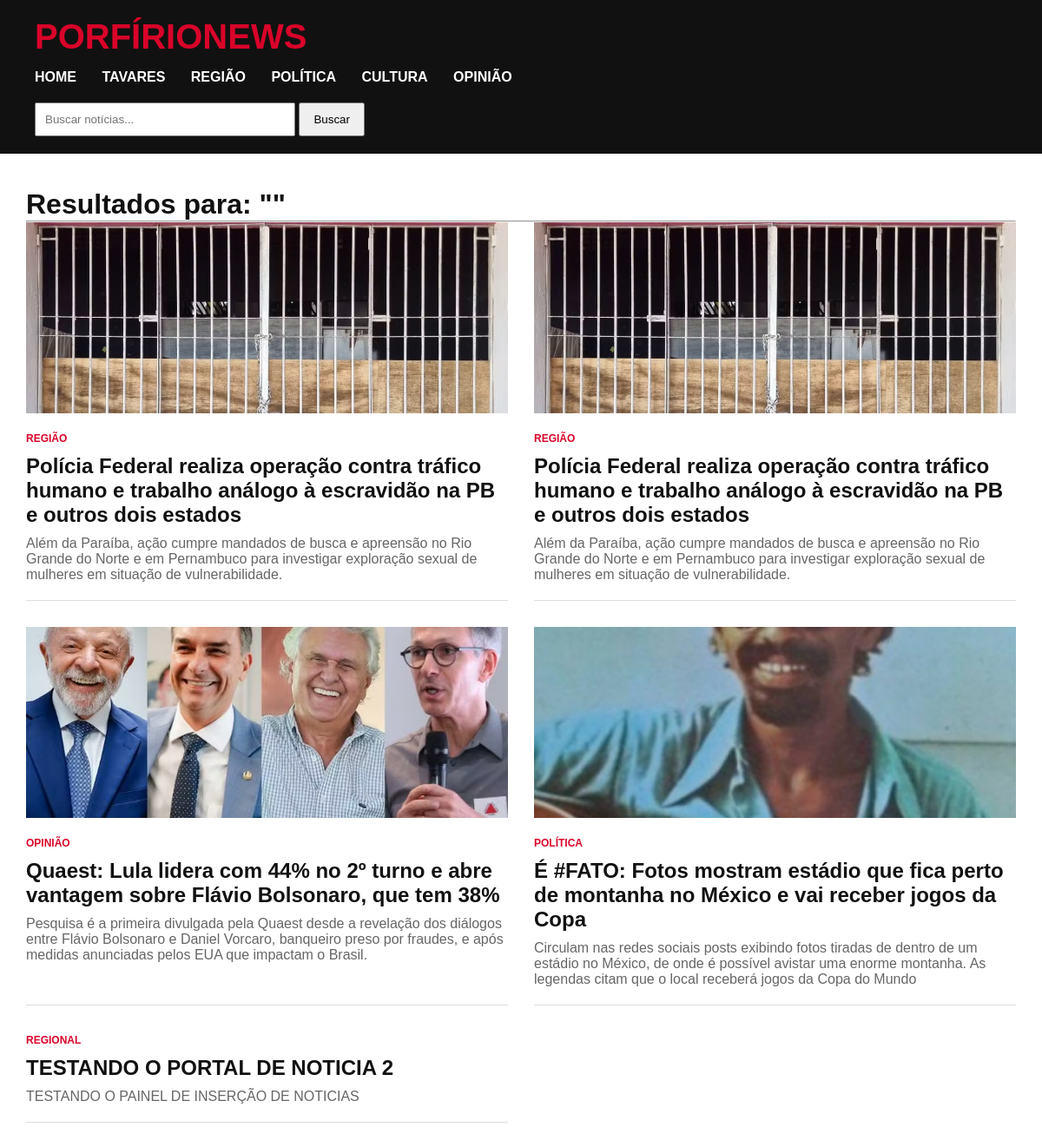
The app's page /buscar with its own data.
### models.py (models this page shows)
class Noticia(db.Model):
    __tablename__ = "noticias"
    id = db.Column(db.Integer, primary_key=True)
    titulo = db.Column(db.String(255), nullable=False)
    subtitulo = db.Column(db.String(500))
    conteudo = db.Column(db.Text, nullable=False)
    categoria = db.Column(db.String(100))
    imagem = db.Column(db.String(255))
    autor = db.Column(db.String(100))
    data_publicacao = db.Column(
        db.DateTime,
        default=datetime.utcnow
    )
    destaque = db.Column(
        db.Boolean,
        default=False
    )
    slug = db.Column(
        db.String(255),
        unique=True
    )

### app.py (the view)
@app.route("/buscar")
def buscar():
    termo = request.args.get("q", "")
    noticias = (
        Noticia.query
        .filter(
            Noticia.titulo.contains(termo) |
            Noticia.conteudo.contains(termo)
        )
        .order_by(Noticia.data_publicacao.desc())
        .all()
    )
    return render_template(
        "buscar.html",
        noticias=noticias,
        termo=termo
    )

### templates/buscar.html
{% extends 'base.html' %}
{% block content %}
<h1>
    Resultados para: "{{ termo }}"
</h1>
<hr>
{% if noticias %}
<div class="grid-noticias">
{% for noticia in noticias %}
    <div class="card-noticia">
        {% if noticia.imagem %}
        <img
            src="{{ url_for('static', filename='uploads/' + noticia.imagem) }}"
            class="imagem-card">
        {% endif %}
        <span class="categoria">
            {{ noticia.categoria }}
        </span>
        <h2>
            <a href="/noticia/{{ noticia.slug }}">
                {{ noticia.titulo }}
            </a>
        </h2>
        <p>
            {{ noticia.subtitulo }}
        </p>
    </div>
{% endfor %}
</div>
{% else %}
<p>
    Nenhuma notícia encontrada.
</p>
{% endif %}
{% endblock %}

### static/css/style.css (style rules this page uses)
* { margin:0; padding:0; box-sizing:border-box; }
body { font-family:Arial, Helvetica, sans-serif; background:#ffffff; color:#111; }
.grid-noticias { display:grid; grid-template-columns:repeat(2,1fr); gap:30px; }
.card-noticia { border-bottom:1px solid #ddd; padding-bottom:20px; }
.card-noticia h2 { margin-top:10px; margin-bottom:10px; }
.card-noticia h2 a { text-decoration:none; color:#111; }
.card-noticia p { color:#666; }
.categoria { color:#d90429; font-size:12px; font-weight:bold; text-transform:uppercase; text-decoration:none; display:inline-block; cursor:pointer; }
.imagem-card { width:100%; height:220px; object-fit:cover; margin-bottom:15px; }

### records on screen
Noticia: imagem (picture), categoria "REGIÃO", titulo "Polícia Federal realiza operação contra tráfico humano e trabalho análogo à escravidão na PB e outros dois estados", subtitulo "Além da Paraíba, ação cumpre mandados de busca e apreensão no Rio Grande do Norte e em Pernambuco para investigar exploração sexual de mulheres em situação de vulnerabilidade."
Noticia: imagem (picture), categoria "REGIÃO", titulo "Polícia Federal realiza operação contra tráfico humano e trabalho análogo à escravidão na PB e outros dois estados", subtitulo "Além da Paraíba, ação cumpre mandados de busca e apreensão no Rio Grande do Norte e em Pernambuco para investigar exploração sexual de mulheres em situação de vulnerabilidade."
Noticia: imagem (picture), categoria "OPINIÃO", titulo "Quaest: Lula lidera com 44% no 2º turno e abre vantagem sobre Flávio Bolsonaro, que tem 38%", subtitulo "Pesquisa é a primeira divulgada pela Quaest desde a revelação dos diálogos entre Flávio Bolsonaro e Daniel Vorcaro, banqueiro preso por fraudes, e após medidas anunciadas pelos EUA que impactam o Brasil."
Noticia: imagem (picture), categoria "POLÍTICA", titulo "É #FATO: Fotos mostram estádio que fica perto de montanha no México e vai receber jogos da Copa", subtitulo "Circulam nas redes sociais posts exibindo fotos tiradas de dentro de um estádio no México, de onde é possível avistar uma enorme montanha. As legendas citam que o local receberá jogos da Copa do Mundo"
Noticia: categoria "REGIONAL", titulo "TESTANDO O PORTAL DE NOTICIA 2", subtitulo "TESTANDO O PAINEL DE INSERÇÃO DE NOTICIAS"
